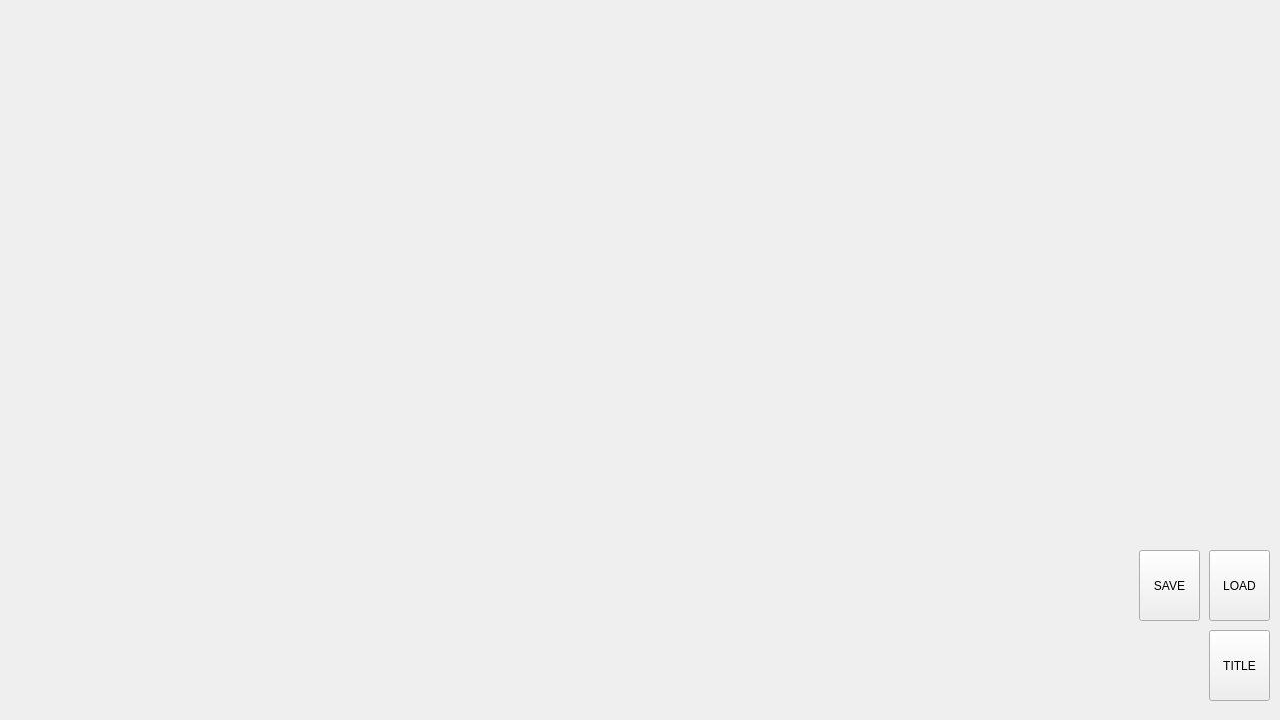
<?xml version="1.0" encoding="UTF-8"?>
<ui version="4.0" connectslotsbyname="false">
 <class>GameWindow</class>
 <widget class="QWidget" name="GameWindow">
  <property name="geometry">
   <rect>
    <x>0</x>
    <y>0</y>
    <width>1280</width>
    <height>720</height>
   </rect>
  </property>
  <property name="minimumSize">
   <size>
    <width>1280</width>
    <height>720</height>
   </size>
  </property>
  <property name="maximumSize">
   <size>
    <width>1280</width>
    <height>720</height>
   </size>
  </property>
  <property name="windowTitle">
   <string>Game</string>
  </property>
  <widget class="QWidget" name="widget_messageArea" native="true">
   <property name="geometry">
    <rect>
     <x>-1</x>
     <y>520</y>
     <width>1281</width>
     <height>201</height>
    </rect>
   </property>
   <widget class="QPushButton" name="pushButton_backToTitle">
    <property name="geometry">
     <rect>
      <x>1210</x>
      <y>110</y>
      <width>61</width>
      <height>71</height>
     </rect>
    </property>
    <property name="focusPolicy">
     <enum>Qt::FocusPolicy::NoFocus</enum>
    </property>
    <property name="text">
     <string>TITLE</string>
    </property>
   </widget>
   <widget class="QLabel" name="label_dialogueText">
    <property name="geometry">
     <rect>
      <x>245</x>
      <y>60</y>
      <width>781</width>
      <height>111</height>
     </rect>
    </property>
    <property name="alignment">
     <set>Qt::AlignmentFlag::AlignLeading|Qt::AlignmentFlag::AlignLeft|Qt::AlignmentFlag::AlignTop</set>
    </property>
   </widget>
   <widget class="QLabel" name="label_nameTag">
    <property name="geometry">
     <rect>
      <x>185</x>
      <y>0</y>
      <width>281</width>
      <height>41</height>
     </rect>
    </property>
    <property name="alignment">
     <set>Qt::AlignmentFlag::AlignCenter</set>
    </property>
   </widget>
   <widget class="QLabel" name="label_faceImageArea">
    <property name="geometry">
     <rect>
      <x>5</x>
      <y>0</y>
      <width>191</width>
      <height>201</height>
     </rect>
    </property>
   </widget>
   <widget class="QPushButton" name="pushButton_saveGame">
    <property name="geometry">
     <rect>
      <x>1140</x>
      <y>30</y>
      <width>61</width>
      <height>71</height>
     </rect>
    </property>
    <property name="focusPolicy">
     <enum>Qt::FocusPolicy::NoFocus</enum>
    </property>
    <property name="text">
     <string>SAVE</string>
    </property>
   </widget>
   <widget class="QPushButton" name="pushButton_loadGame">
    <property name="geometry">
     <rect>
      <x>1210</x>
      <y>30</y>
      <width>61</width>
      <height>71</height>
     </rect>
    </property>
    <property name="focusPolicy">
     <enum>Qt::FocusPolicy::NoFocus</enum>
    </property>
    <property name="text">
     <string>LOAD</string>
    </property>
   </widget>
  </widget>
 </widget>
 <resources/>
 <connections/>
</ui>
